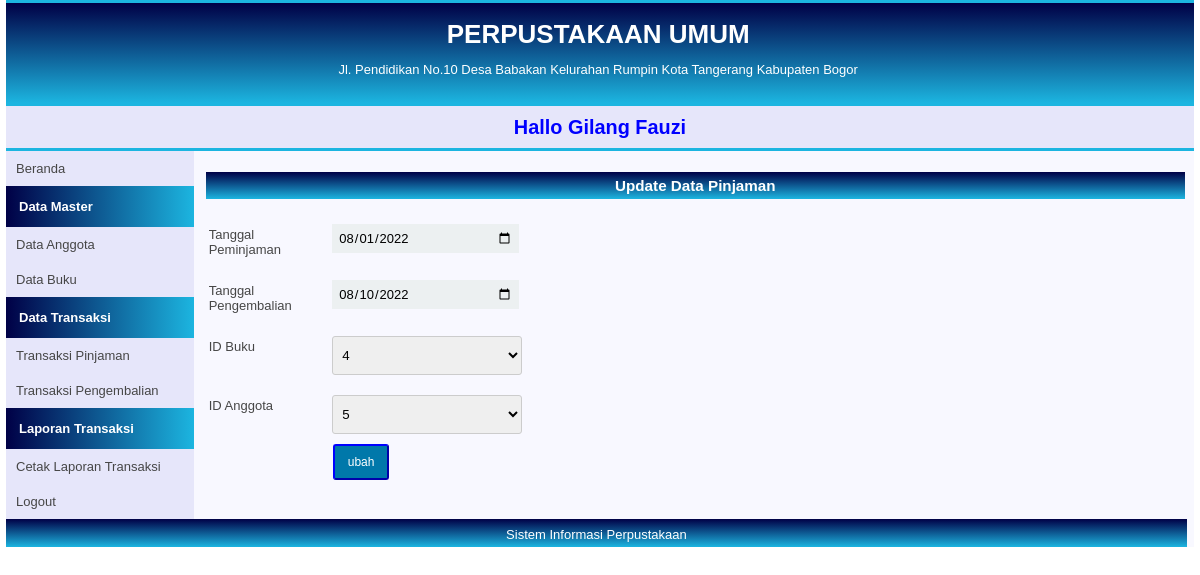
Page /pages/pinjaman/updatePinjaman.php?id_peminjaman=13 on the committed database.
### tables this page shows
CREATE TABLE `tbl_peminjaman` (
  `id_peminjaman` int(12) NOT NULL,
  `tgl_pinjam` date NOT NULL,
  `tgl_kembali` date NOT NULL,
  `id_buku` int(12) NOT NULL,
  `id_anggota` int(12) NOT NULL
);

### pages/pinjaman/updatePinjaman.php (the view, shortened to what this page needs)
<?php
require '../../proses/koneksi.php';
$id_peminjaman = $_GET['id_peminjaman'];
$peminjaman = mysqli_query($conn, "SELECT * FROM tbl_peminjaman WHERE id_peminjaman='$id_peminjaman'");
?>
<!DOCTYPE html>
<html>
<head>
    <link rel="stylesheet" type="text/css" href="../../assets/css/stylePinjaman.css">
</head>
<body>
    <div id="container">
        <div id="header-top">
            <div id="title-container">
                <div class="subtitle-container">
                    <h1 class="judul">PERPUSTAKAAN UMUM</h1>
                </div>
                <div class="subtitle-container">
                    Jl. Pendidikan No.10 Desa Babakan Kelurahan Rumpin Kota Tangerang Kabupaten Bogor
                </div>
            </div>
        </div>
        <div id="header2-top">
            <h3>
                <marquee behavior="alternate" height="50" scrollamount="6">Hallo Gilang Fauzi
                </marquee>
            </h3>
        </div>
        <div id="sidebar">
            <a href="../../index.php">Beranda</a>
            <p class="label-navigasi">Data Master</p>
            <ul>
                <li><a href="../anggota/dataAnggota.php">Data Anggota</a></li>
                <li><a href="../buku/dataBuku.php">Data Buku</a></li>
            </ul>
            <p class="label-navigasi">Data Transaksi</p>
            <ul>
                <li><a href="../pinjaman/dataPinjaman.php">Transaksi Pinjaman</a></li>
                <li><a href="../pengembalian/dataPengembalian.php">Transaksi Pengembalian</a></li>
            </ul>
            <p class="label-navigasi">Laporan Transaksi</p>
            <ul>
                <li><a href="../../cetakTransaksi.php">Cetak Laporan Transaksi</a></li>
            </ul>
            <a href="#">Logout</a>
        </div>
        <div id="content-container">
            <div class="container">
                <div class="row">
                    <br>
                    <div id="label-page">
                        <h3>Update Data Pinjaman</h3>
                    </div>
                    <div id="beranda-konten">
                        <form action="../../proses/updatePinjaman.php" method="post">
                            <?php
                            while ($pinjam = mysqli_fetch_array($peminjaman)) {
                            ?>
                            <div class="row">
                                <label>Tanggal Peminjaman</label>
                                <input type="date" name="tgl_pinjam" value="<?= $pinjam['tgl_pinjam'] ?>">
                            </div>
                            <div class="row">
                                <label>Tanggal Pengembalian</label>
                                <input type="date" name="tgl_kembali" value="<?= $pinjam['tgl_kembali'] ?>"><br>
                            </div>
                            <div class="row">
                                <label>ID Buku</label>
                                <select name="id_buku">
                                    <option value="<?= $pinjam['id_buku']; ?>" selected><?= $pinjam['id_buku']; ?>
                                    </option>
                                    <?php
                                        $peminjaman = mysqli_query($conn, "SELECT * FROM tbl_peminjaman");
                                        ?>
                                </select>
                            </div>
                            <div class="row">
                                <label>ID Anggota</label>
                                <select name="id_anggota">
                                    <option value="<?= $pinjam['id_anggota']; ?>" selected><?= $pinjam['id_anggota']; ?>
                                    </option>
                                    <?php
                                        $peminjaman = mysqli_query($conn, "SELECT * FROM tbl_peminjaman");
                                        ?>
                                </select>
                            </div>
                            <?php } ?>
                            <button class="button" type="Submit" name="submit">ubah</button>
                        </form>
                    </div>
                </div>
            </div>
        </div>
        <div id="footer">Sistem Informasi Perpustakaan</div>
    </div>
</body>
</html>

### assets/css/stylePinjaman.css (style rules this page uses)
* { margin: 0; padding: 0; }
body { font-family: sans-serif; font-size: 13px; }
#container { width: 99%; margin: 0px auto; // 1px(atas) 1px(bawah) 5px(kiri) 5px(kanan) border: 6px solid #919191; background-color: #F8F8FF; }
#header-top { width: 100%; height: 100px; background: linear-gradient(#000046, #1cb5e0); border-top: 3px solid #1cb5e0; border-bottom: 3px solid #1cb5e0; }
#title-container { float: left; width: 97%; padding: 10px; color: white; }
.subtitle-container { float: left; width: 100%; padding: 6px; text-align: center; }
#header2-top { width: 100%; height: 32px; color: blue; font-size: 17px; padding-top: 10px; background-color: #E6E6FA; text-align: center; border-bottom: 3px solid #1cb5e0; }
#sidebar { float: left; width: 15.8%; background-color: #E6E6FA; }
#sidebar ul { list-style: none; }
#sidebar a:link, #sidebar a:visited { color: #464646; text-decoration: none; display: block; padding: 10px; }
.label-navigasi { background: linear-gradient(to right, #000046, #1cb5e0); padding: 13px; color: white; font-weight: bold; }
#content-container { float: left; width: 84.2%; background-color: #F8F8FF; }
#footer { width: 99.4%; height: 20px; clear: both; text-align: center; padding-top: 8px; background: linear-gradient(#000046, #1cb5e0); color: #FFFFFF; }
#label-page { margin-top: 6px; margin-left: 12px; background: linear-gradient(#000046, #1cb5e0); width: 97.9%; color: white; text-align: center; padding-top: 5px; padding-bottom: 5px; }
#beranda-konten { width: 100%; padding-left: 13px; padding-top: 5px; }
form .row { display: block; margin-bottom: 10px; margin-top: 20px; margin-left: 2px; }
form label { display: inline-block; font-size: 1em; width: 120px; padding: 3px 0; color: #464646; vertical-align: top; }
.button { background-color: #0078AA; border-radius: 3px; border-color: blue; color: white; padding: 9px 13px; text-align: center; margin-left: 126px; text-decoration: none; display: inline-block; font-size: 12px; }
input[type=text], select { width: 190px; padding: 10px 5px; margin: 0 ; border: 1px solid #ccc; border-radius: 3px; box-sizing: border-box; }
input[type="date"] { appearance: none; -webkit-appearance: none; color: black; width: 175px; font-family: "Helvetica", arial, sans-serif; font-size: 13px; border:1px solid #ecf0f1; background:#ecf0f1; padding:5px; display: inline-block !important; visibility: visible !important; }
input[type="date"], focus { box-shadow: none; -webkit-box-shadow: none; -moz-box-shadow: none; }

### rows in the picture
tbl_peminjaman: tgl_pinjam "08/01/2022", tgl_kembali "08/10/2022", id_buku "4", id_anggota "5"
